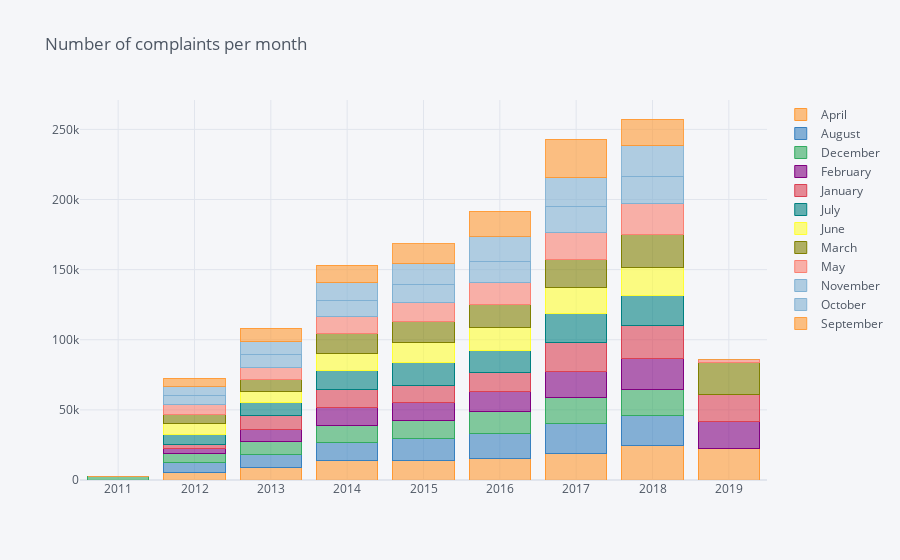

The cell this chart's notebook holds for it:
### Code cell
pd.crosstab(df['year'],df['month']).iplot(kind = 'bar',fontsize=14,barmode='stack',title = 'Number of complaints per month')

### Figure 1 — Plotly figure (JSON) as saved in the notebook; plotly's stock layout.template omitted (floating-point values rounded to 4 significant figures)
{"data": [{"marker": {"color": "rgba(255, 153, 51, 0.6)", "line": {"color": "rgba(255, 153, 51, 1.0)", "width": 1}}, "name": "April", "orientation": "v", "text": "", "type": "bar", "x": [2011, 2012, 2013, 2014, 2015, 2016, 2017, 2018, 2019], "y": [0, 5703, 8633, 13840, 13756, 15608, 18545, 24332, 22153]}, {"marker": {"color": "rgba(55, 128, 191, 0.6)", "line": {"color": "rgba(55, 128, 191, 1.0)", "width": 1}}, "name": "August", "orientation": "v", "text": "", "type": "bar", "x": [2011, 2012, 2013, 2014, 2015, 2016, 2017, 2018, 2019], "y": [0, 6877, 9565, 13187, 15766, 17696, 21403, 21732, 0]}, {"marker": {"color": "rgba(50, 171, 96, 0.6)", "line": {"color": "rgba(50, 171, 96, 1.0)", "width": 1}}, "name": "December", "orientation": "v", "text": "", "type": "bar", "x": [2011, 2012, 2013, 2014, 2015, 2016, 2017, 2018, 2019], "y": [2536, 6238, 9474, 11684, 12884, 15341, 19036, 18557, 0]}, {"marker": {"color": "rgba(128, 0, 128, 0.6)", "line": {"color": "rgba(128, 0, 128, 1.0)", "width": 1}}, "name": "February", "orientation": "v", "text": "", "type": "bar", "x": [2011, 2012, 2013, 2014, 2015, 2016, 2017, 2018, 2019], "y": [0, 3509, 8349, 13048, 12681, 14140, 18110, 21981, 19732]}, {"marker": {"color": "rgba(219, 64, 82, 0.6)", "line": {"color": "rgba(219, 64, 82, 1.0)", "width": 1}}, "name": "January", "orientation": "v", "text": "", "type": "bar", "x": [2011, 2012, 2013, 2014, 2015, 2016, 2017, 2018, 2019], "y": [0, 3230, 9741, 12617, 12627, 13840, 21006, 23654, 18939]}, {"marker": {"color": "rgba(0, 128, 128, 0.6)", "line": {"color": "rgba(0, 128, 128, 1.0)", "width": 1}}, "name": "July", "orientation": "v", "text": "", "type": "bar", "x": [2011, 2012, 2013, 2014, 2015, 2016, 2017, 2018, 2019], "y": [0, 6755, 9271, 13416, 15921, 16043, 20434, 20967, 0]}, {"marker": {"color": "rgba(255, 255, 51, 0.6)", "line": {"color": "rgba(255, 255, 51, 1.0)", "width": 1}}, "name": "June", "orientation": "v", "text": "", "type": "bar", "x": [2011, 2012, 2013, 2014, 2015, 2016, 2017, 2018, 2019], "y": [0, 7841, 8035, 12520, 14517, 16065, 18567, 20118, 0]}, {"marker": {"color": "rgba(128, 128, 0, 0.6)", "line": {"color": "rgba(128, 128, 0, 1.0)", "width": 1}}, "name": "March", "orientation": "v", "text": "", "type": "bar", "x": [2011, 2012, 2013, 2014, 2015, 2016, 2017, 2018, 2019], "y": [0, 6230, 8784, 13943, 14515, 16612, 19764, 23645, 23225]}, {"marker": {"color": "rgba(251, 128, 114, 0.6)", "line": {"color": "rgba(251, 128, 114, 1.0)", "width": 1}}, "name": "May", "orientation": "v", "text": "", "type": "bar", "x": [2011, 2012, 2013, 2014, 2015, 2016, 2017, 2018, 2019], "y": [0, 7617, 8170, 12168, 13685, 15517, 19305, 22345, 1818]}, {"marker": {"color": "rgba(128, 177, 211, 0.6)", "line": {"color": "rgba(128, 177, 211, 1.0)", "width": 1}}, "name": "November", "orientation": "v", "text": "", "type": "bar", "x": [2011, 2012, 2013, 2014, 2015, 2016, 2017, 2018, 2019], "y": [0, 6139, 9319, 11258, 12897, 15207, 18992, 19060, 0]}, {"marker": {"color": "rgba(128, 177, 211, 0.6)", "line": {"color": "rgba(128, 177, 211, 0.8999999999999999)", "width": 1}}, "name": "October", "orientation": "v", "text": "", "type": "bar", "x": [2011, 2012, 2013, 2014, 2015, 2016, 2017, 2018, 2019], "y": [0, 6741, 9241, 12901, 14901, 17820, 20456, 21908, 0]}, {"marker": {"color": "rgba(255, 153, 51, 0.6)", "line": {"color": "rgba(255, 153, 51, 0.8999999999999999)", "width": 1}}, "name": "September", "orientation": "v", "text": "", "type": "bar", "x": [2011, 2012, 2013, 2014, 2015, 2016, 2017, 2018, 2019], "y": [0, 5493, 9636, 12465, 14337, 17584, 27357, 19080, 0]}], "layout": {"autosize": true, "barmode": "stack", "legend": {"bgcolor": "#F5F6F9", "font": {"color": "#4D5663"}, "traceorder": "normal"}, "paper_bgcolor": "#F5F6F9", "plot_bgcolor": "#F5F6F9", "title": {"font": {"color": "#4D5663"}, "text": "Number of complaints per month"}, "xaxis": {"autorange": true, "gridcolor": "#E1E5ED", "range": [2010.0, 2020.0], "showgrid": true, "tickfont": {"color": "#4D5663"}, "title": {"font": {"color": "#4D5663"}, "text": ""}, "type": "linear", "zerolinecolor": "#E1E5ED"}, "yaxis": {"autorange": true, "gridcolor": "#E1E5ED", "range": [0, 270900.0], "showgrid": true, "tickfont": {"color": "#4D5663"}, "title": {"font": {"color": "#4D5663"}, "text": ""}, "type": "linear", "zerolinecolor": "#E1E5ED"}}}
